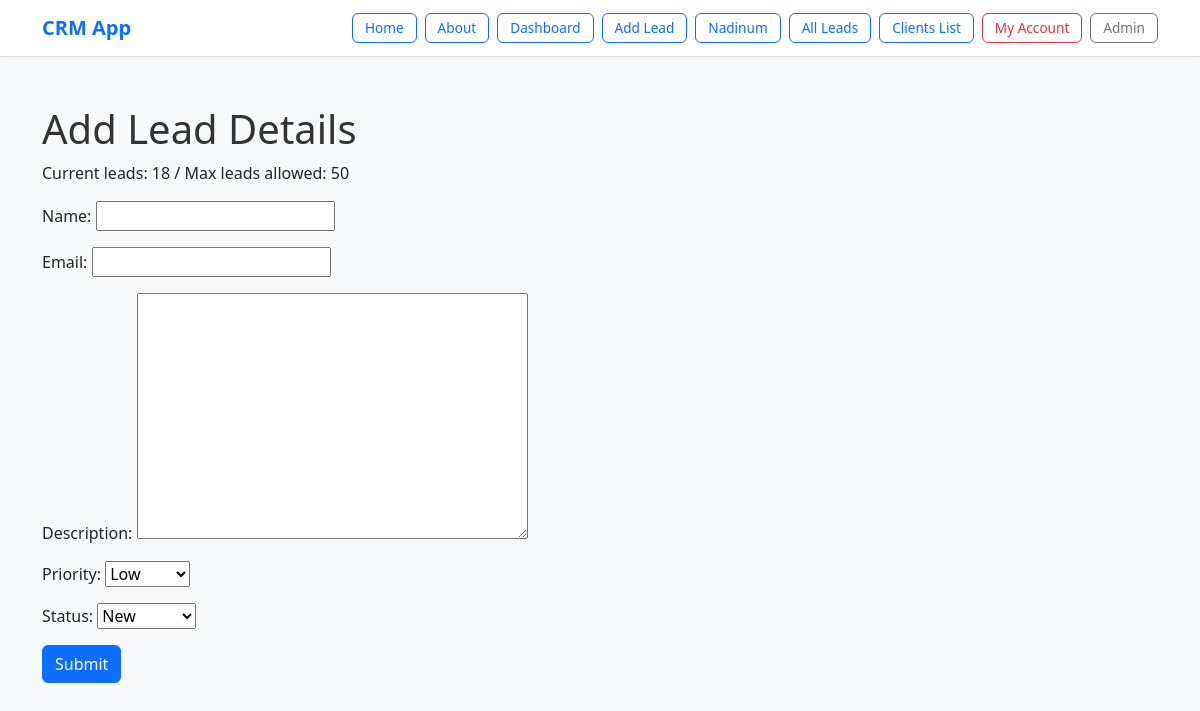
The app's page /add-lead/ (signed in), older data.
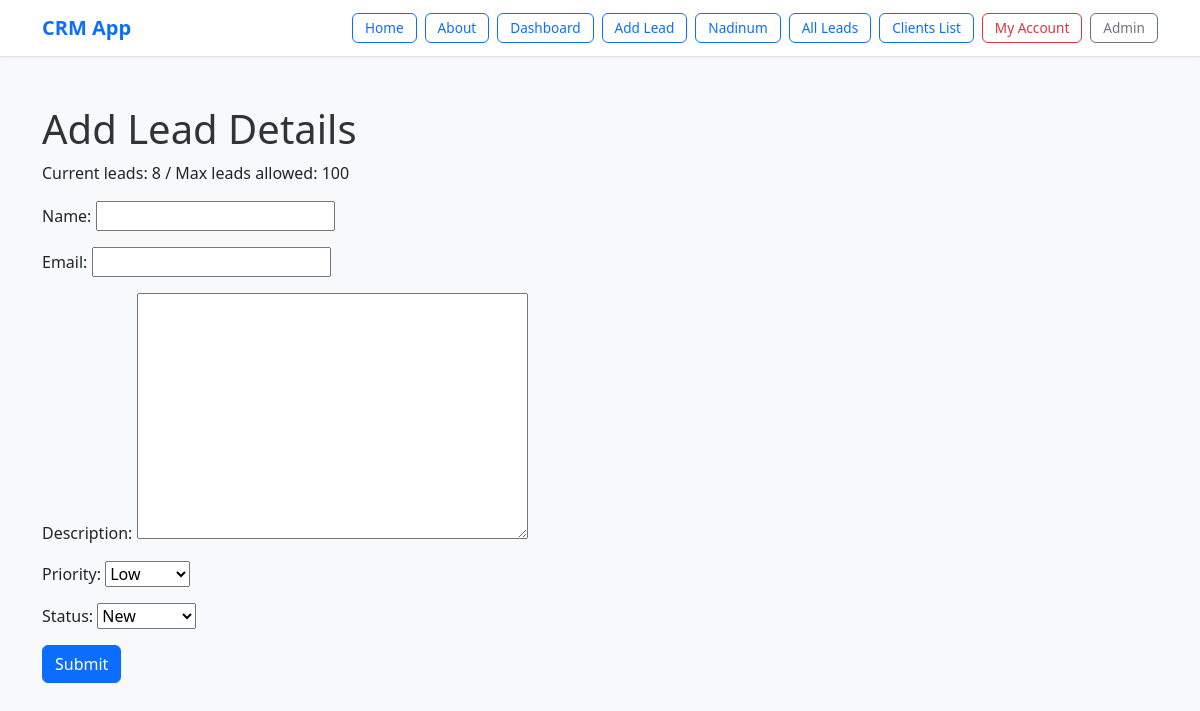
The same page, newer data.
### teams/models.py (models this page shows, shortened)
class Team(models.Model):
    name=models.CharField(max_length=100)
    plan=models.ForeignKey(Plan, related_name='teams',on_delete=models.CASCADE)
    members=models.ManyToManyField(User, related_name='teams')
    created_by=models.ForeignKey(User, related_name='created_teams',on_delete=models.CASCADE)
    created_at=models.DateTimeField(auto_now_add=True)

class Plan(models.Model):
    name = models.CharField(max_length=100)
    price = models.DecimalField(max_digits=10, decimal_places=2)
    max_leads = models.IntegerField(default=100)
    max_clients = models.IntegerField(default=50)

### lead/models.py (models this page shows, shortened)
class Lead(models.Model):
    LOW= 'low'
    MEDIUM='medium'
    HIGH='high'
    CHOICES_PRIORITY=(
        (LOW,"Low"),
        (MEDIUM, 'Medium'),
        (HIGH, 'High'),
    )
    NEW='new'
    CONTACTED='contacted'
    WON='won'
    LOST='lost'
    CHOICES_STATUS=(
        (NEW, 'New'),
        (CONTACTED,"Contacted"),
        (WON, 'Won'),
        (LOST, 'Lost'),
    )
    name=models.CharField(max_length=50)
    team=models.ForeignKey(Team, related_name='leads', on_delete=models.CASCADE)
    email=models.EmailField()
    description=models.TextField(blank=True, null=True)
    priority=models.CharField(max_length=12, choices=CHOICES_PRIORITY, default=LOW)
    status=models.CharField(max_length=12, choices=CHOICES_STATUS, default=NEW)
    converted_to_client=models.BooleanField(default=False)
    created_by=models.ForeignKey(User, related_name='leads', on_delete=models.CASCADE)
    created_at=models.DateTimeField(auto_now_add=True)
    modified_at=models.DateTimeField(auto_now=True)
    class Meta:
        ordering = ('name',)  # ✅ tuple

### lead/views.py (the view)
# urls.py: path('add-lead/',views.add_lead, name='addlead'),
@login_required
def add_lead(request):
    team=Team.objects.filter(created_by=request.user).first()
    if request.method == 'POST':
        form = AddLeadForm(request.POST)
        if form.is_valid():
            team=Team.objects.filter(created_by=request.user).first()
            lead = form.save(commit=False)
            lead.created_by = request.user
            lead.team=team
            lead.save()
            messages.success(request, 'The lead has created successfully.')
            return redirect('dashboard')
    else:
        form = AddLeadForm()
    return render(request, 'lead/add_lead.html', {
        'form': form,
        'team':team,
    })

### lead/forms.py
class AddLeadForm(forms.ModelForm):
    class Meta:
        model=Lead
        fields=('name','email','description','priority','status',)

### lead/templates/lead/add_lead.html (shortened to what this page needs)
{% extends 'crm/base.html' %}
{% block content %}
<h1>Add Lead Details</h1>
<p>Current leads: {{ team.leads.all|length }} / Max leads allowed: {{ team.plan.max_leads }}</p>
<form method="post" action=".">
    {% if team.leads.all|length < team.plan.max_leads %}
        {{ form.as_p }}
        <button type="submit" class="btn btn-primary">Submit</button>
    {% else %}
        <p class="text-danger">You have reached your lead limit.</p>
    {% endif %}
</form>
{% endblock %}

Row changes from the older to the newer data that the page shows:
changed Team: leads.all|length "18" → "8"; plan.max_leads "50" → "100"
